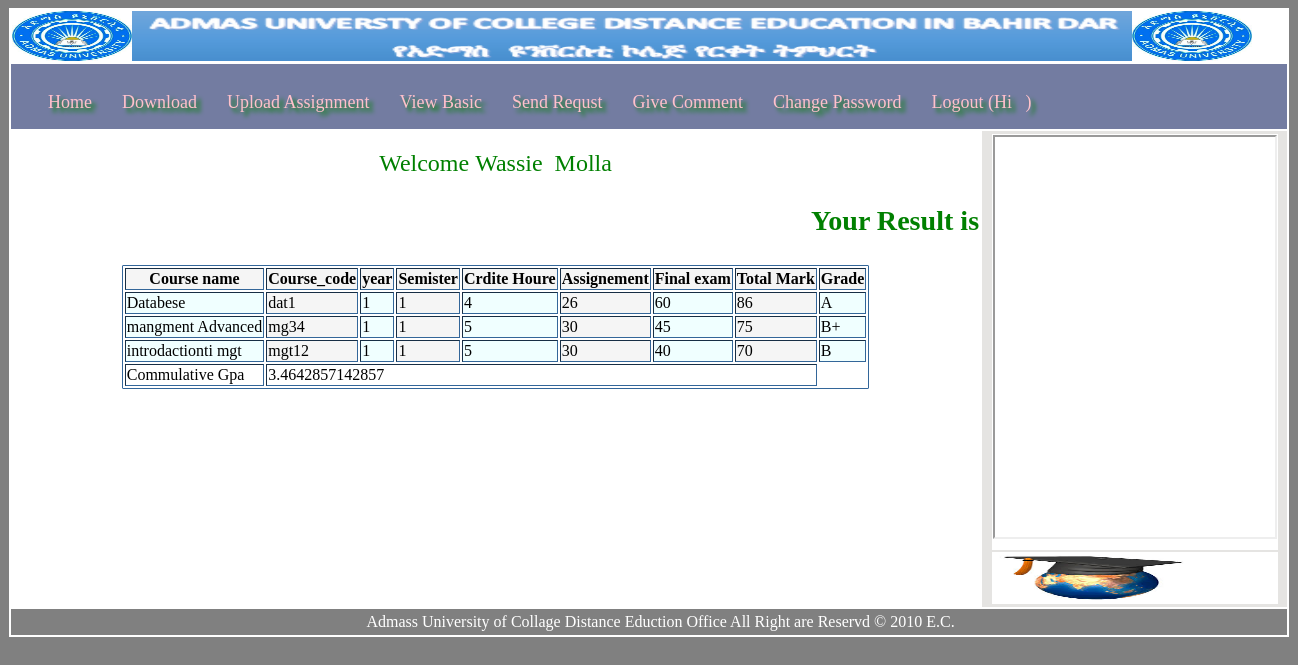
The app's page /gpa.php (signed in) with its own data.
### tables this page shows
CREATE TABLE IF NOT EXISTS `result` (
  `id` int(11) NOT NULL AUTO_INCREMENT,
  `ins_id` varchar(50) NOT NULL,
  `stud_id` varchar(50) NOT NULL,
  `course_name` varchar(25) NOT NULL,
  `course_code` varchar(25) NOT NULL,
  `year` varchar(25) NOT NULL,
  `semister` varchar(25) NOT NULL,
  `credit_hour` varchar(25) NOT NULL,
  `assignment` varchar(11) NOT NULL,
  `final` varchar(11) NOT NULL,
  `total` varchar(11) NOT NULL,
  `grade` varchar(25) NOT NULL,
  `gpa` varchar(11) NOT NULL,
  `status` int(11) NOT NULL,
  PRIMARY KEY (`id`),
  KEY `stud_id` (`stud_id`),
  KEY `course_code` (`course_code`),
  KEY `ins_id` (`ins_id`)
);

### gpa.php (the view, shortened to what this page needs)
<html>
<head>
<link style="text/css" href="3.css" rel="stylesheet">
</head>
<body bgcolor="white">
<table align=center width=1000px bgcolor="white">
<tr>
<td height=20px  colspan=4>
<img src="2.jpg" width="120px" height="50" ><img src="ima/c12.png" width="1000px" height="50" ><img src="2.jpg" width="120px" height="50" >
</td>
</tr>
<tr>
<td  height=20px colspan=3 bgcolor=#737CA1 >
  <div id="dropdown">
<li><a href="student.php" >&nbsp;&nbsp;Home</a></li>
<li><a href="#">Download</a>
<li><a href="assignmentsubmit.php">Upload Assignment</a></li>
<li><a href="#">View Basic </a>
</li>
<li><a href="#"> Send Requst</a>
</li>
<li><a href="feedback3.php">Give Comment</a></li>
<li><a href="changepassword4.php" link="white" >Change Password </a></li>
<li><a href="logout.php" id="login">Logout (<?php echo"Hi&nbsp;&nbsp;&nbsp;";?><?php echo $_SESSION['b'];?>)</a></li>
    </div>
</td>
</tr>
<td  valign="top" width="926" bgcolor="white">
<br>
<?php
$r = mysql_query("SELECT *FROM result,account where
 account.User_Id=result.stud_id and result.stud_id='$_SESSION[a]' and result.status='1' order by semister ASC");
 if(mysql_num_rows($r) > 0)
 {
echo"<center><font color=green size=5 align=right>Welcome&nbsp;"; echo$_SESSION['d'];echo"&nbsp;&nbsp;";echo$_SESSION['c']; echo"<h3>  Your Result is </h3></center>";
print"<table border='3px' style='border:1px solid #336699;border-radius:1px;box-shadow:1px 10px 10px gray width:600 ' align='center' >";
print"<tr bgcolor='#f5f5f5'>";
print"<th>Course name</th>";
print"<th>Course_code</th>";
print"<th> year</th>";
print"<th>Semister</th>";
print"<th>Crdite Houre</th>";
print"<th>Assignement</th>";
print"<th>Final exam</th>";
print"<th>Total Mark</th>";
print"<th>Grade </th>";
print"</tr>";
$sumofcredit=0;
$credittimes_letter_grade=0;
while($row = mysql_fetch_array($r))
  {
  $sumofcredit+=$row['credit_hour'];
  $total=$row['total'];
  $grade="";
  $gpa="";
  if($total>=90)
	{
	$grade="A+";
	$gpa=4;
	}
		else if($total>=85)
	{
	$grade="A";
	$gpa=4;
	}
		else if($total>=80)
	{
	$grade="A-";
	$gpa=3.75;
	}
	else if($total>=75)
	{
	$grade="B+";
	$gpa=3.5;
	}
	else if($total>=70)
	{
	$grade="B";
	$gpa=3;
	}
	$credittimes_letter_grade+=($row['credit_hour']*$gpa);
 print ("<tr bgcolor='#f5f5f5'>");
 print ("<td bgcolor='#F0FFFF'>" . $row['course_name'] . "</td>");
 print ("<td>" . $row['course_code'] . "</td>");
 print ("<td bgcolor='#F0FFFF'>" . $row['year'] . "</td>");
 print ("<td>" . $row['semister'] . "</td>");
 print ("<td bgcolor='#F0FFFF'>" . $row['credit_hour'] . "</td>");
 print ("<td>" . $row['assignment'] . "</td>");
 print ("<td bgcolor='#F0FFFF'>" . $row['final'] . "</td>");
 print ("<td>" . $row['total'] . "</td>");
 print ("<td bgcolor='#F0FFFF'>" . $grade . "</td>");
 print ("</tr>");
  }
  $cgpa=$credittimes_letter_grade/$sumofcredit;
  echo "<tr><td >Commulative Gpa</td><td colspan='7' >".$cgpa."</td></tr>";
print( "</table>");
}
else
{
echo "<center><font size=5 color=red>Sorry Your result is not found!!</font></center> ";
echo' <meta content="3;gpa.php" http-equiv="refresh" />';
}
?>
</td>
<td  height=400px width=150px bgcolor="#E5E4E2" valign=top>
<table   bgcolor="#E5E4E2" border=0  width="200" height="300" class="menu-bar" align="center">
<tr>
<td valign=top bgcolor=white>
<font color="white"><iframe name="frame" width=280px height=400px src="date.php"></iframe><a></center></h2>
</td>
</tr>
<tr>
<td bgcolor="white"><img src="d4.JPG" width="200" height="50"></font></h3>
</td>
</tr>
 </table>
</td>
<tr>
<td colspan=3 bgcolor=gray>
<table align="center" bgcolor=""><tr><td><font face="Times New Roman" color="white" size="3">
&nbsp;&nbsp;&nbsp;&nbsp;&nbsp;&nbsp;&nbsp;&nbsp;&nbsp;&nbsp;&nbsp;&nbsp;&nbsp;
Admass University of Collage Distance Eduction Office All Right are Reservd &copy; 2010 E.C.
 &nbsp; &nbsp; &nbsp; &nbsp;
</font></td></tr></table>
</td>
</tr>
</table>
</body>
</html>

### 3.css (style rules this page uses)
body { background-color:gray; }
#dropdown { display:block; float:center; width:1250; align:center margin:2px; padding:12; list-style:radius; font-size:25px; font-weight:normal; font-family:Verdana, Arial, Helvetica, sans-serif,times-new-roman; color: #dfrggggh; background-color:#rwtfdtr; border:6px,soldid white; text-decoration:none; }
#dropdown ul, #dropdown li { float:left; list-style:none; margin:0; padding:4; color:blue; border:1px solid white text-decoration:none; }
a:link { color:#red; }
#dropdown li a:link, #dropdown li a:visited, #dropdown li a:hover { display:block; margin:2px; padding:9px 9px; color:pink; text-shadow: 4px 4px 4px green; background-color:#rrttffff; border-radius:0px; text-decoration:; font-family:times-New-Roman; text-decoration:none; font-size:18px; //dropdown }
.menu-bar a { background:#red; font-weight: bold; border-radius:10px; font-family: Times New Roman; font-style: bold; font-size: 18px; color: black; text-decoration: bold; display: block; padding: 5px 20px 5px 20px; margin:0; text-shadow: 2px 2px 2px blue; text-decoration:none; }

### records on screen
result: course_name "Databese", course_code "dat1", year "1", semister "1", credit_hour "4", assignment "26", final "60", total "86", total "A"
result: course_name "mangment Advanced", course_code "mg34", year "1", semister "1", credit_hour "5", assignment "30", final "45", total "75", total "B+"
result: course_name "introdactionti mgt", course_code "mgt12", year "1", semister "1", credit_hour "5", assignment "30", final "40", total "70", total "B"

### other values on screen
$_SESSION['d'] "Wassie"
$_SESSION['c'] "Molla"
$cgpa "3.4642857142857"
